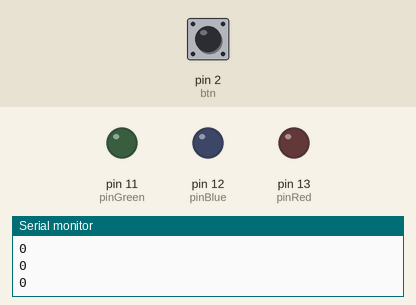
A sketch run on a simulated Arduino Uno, built with avr-gcc and run on an emulated ATmega328P. Shown: output pins drawn as LEDs (lit = HIGH), the last lines printed to the serial monitor. The test bench sets the inputs (shaded band); at power-on: pin 2 (btn) LOW.

Above: at 1.2 s.
1.3 s: pin 2 (btn) pulled HIGH for 0.15 s
At 2.5 s:
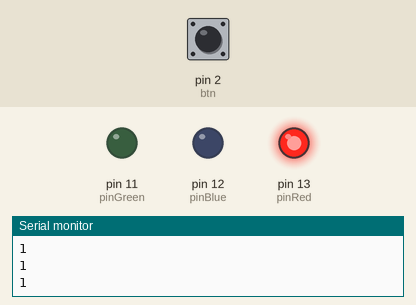
2.9 s: pin 2 (btn) pulled HIGH for 1 s
At 3.7 s:
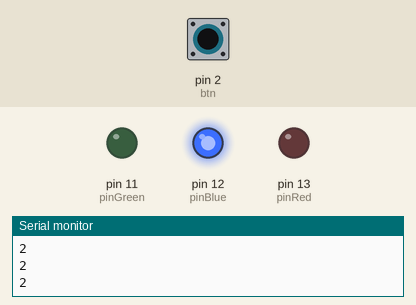
5.4 s: pin 2 (btn) pulled HIGH for 0.15 s
At 6.6 s:
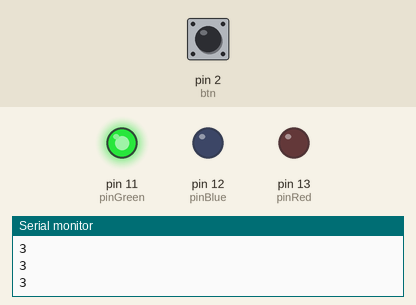
7.0 s: pin 2 (btn) pulled HIGH for 3.2 s
At 7.9 s:
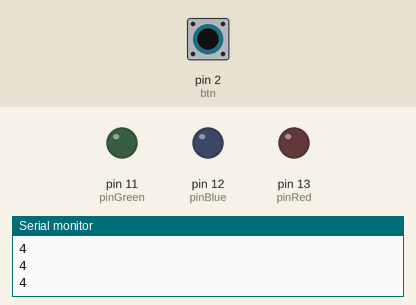
Timing chart, 0 to 10.0 s (numbered marks = the images above; inputs shaded):
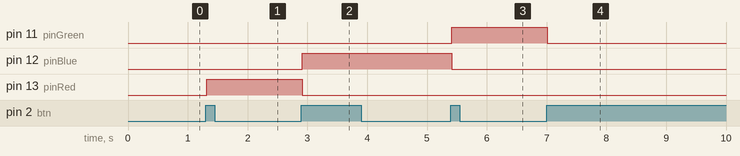

Measured:
- after the input at 1.3 s, pin 13 (pinRed): LOW → HIGH at once
- after the input at 2.9 s, pin 12 (pinBlue): LOW → HIGH at once; pin 13 (pinRed): HIGH → LOW at once
- after the input at 5.4 s, pin 11 (pinGreen): LOW → HIGH at once; pin 12 (pinBlue): HIGH → LOW at once
- after the input at 7.0 s, pin 11 (pinGreen): HIGH → LOW at once

The sketch:

one_button.ino
```cpp
int pinRed = 13;
int pinBlue = 12;
int pinGreen = 11;

int btn = 2;


void setup() {
  pinMode(pinRed, OUTPUT);
  pinMode(pinBlue, OUTPUT);
  pinMode(pinGreen, OUTPUT);
  Serial.begin(9600);
  pinMode(btn, INPUT);

}

int cnt = 0;
boolean isCheck = true;

void loop() {
  int sensorValue = digitalRead(btn);

  if(sensorValue == 1) {

    if(isCheck == true){
      cnt++;
      isCheck = false;
    }

  }else{
    isCheck = true;
  }
  Serial.println(cnt);

  delay(10);


if (cnt % 4 == 1){
  turnOnRed();
} else if (cnt % 4 == 2){
  turnOnBlue();
} else if (cnt % 4 == 3){
  turnOnGreen();
} else if(cnt % 4 == 0){
  turnOffAll();
}

}
 void turnOnRed(){

  digitalWrite(pinRed, 1);
  digitalWrite(pinBlue, 0);
  digitalWrite(pinGreen, 0);
}


void turnOnBlue(){
  digitalWrite(pinRed, 0);
  digitalWrite(pinBlue, 1);
  digitalWrite(pinGreen, 0);
}


void turnOnGreen(){
  digitalWrite(pinRed, 0);
  digitalWrite(pinBlue, 0);
  digitalWrite(pinGreen, 1);
}


void turnOffAll(){
  digitalWrite(pinRed, 0);
  digitalWrite(pinBlue, 0);
  digitalWrite(pinGreen, 0);
}


  
```
